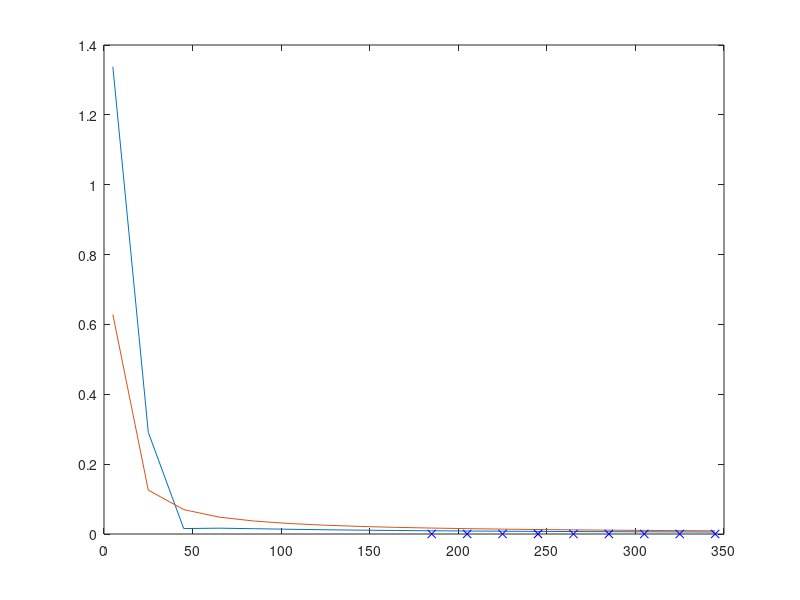

Recreate this plot in MATLAB.

a = 0.999;
k=10;

Num_A = [0 k*(1-a)]; % Numerator coefficients of A(z)
Den_A = [1 -a]; % Denominator coefficients of A(z)

delays = 5:20:350;
angles = zeros(length(delays),1);
magnitudes = zeros(length(delays),1);

for i = 1:length(delays)
    n = delays(i);
    Num_G = conv([1 zeros(1, n)], Den_A);
    Den_G = Num_G + [zeros(1, length(Num_G) - length(Num_A)), Num_A];
    poles = roots(Den_G);
    mods = mod(angle(poles), 2*pi);
    mods(mods == 0) = 2*pi;
    angles(i) = min(mods);
    magnitudes(i) = max(abs(poles));
end
plot(delays, angles);
hold on
plot(delays, pi./delays);
instabilities = delays(magnitudes>=1);
plot(instabilities, zeros(length(instabilities),1), 'bx');
hold off